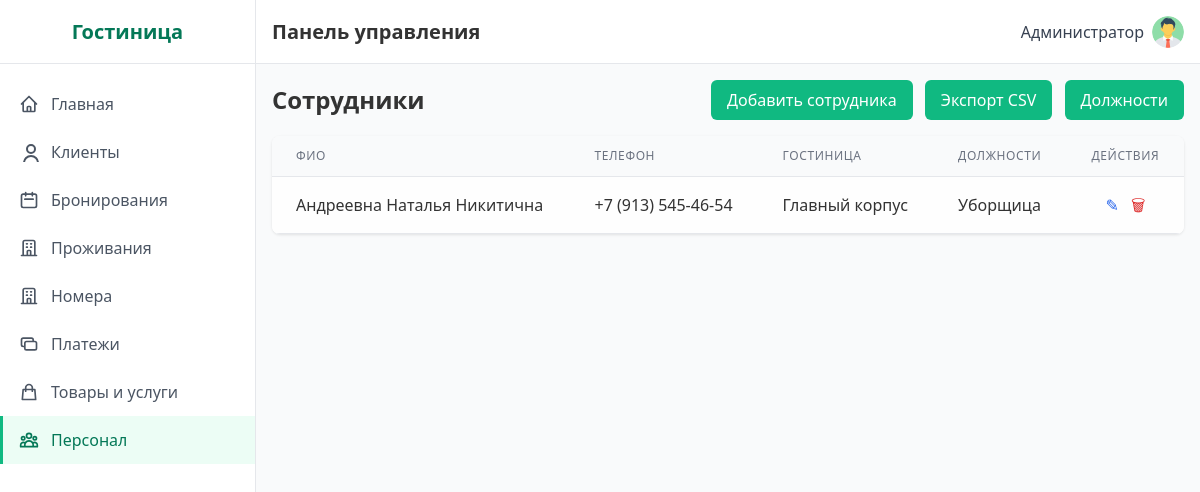
The app's page /staff/employees/ (signed in) with its own data.
### hotel/models.py (models this page shows, shortened)
class Employee(models.Model):
    first_name = models.CharField('Имя', max_length=100)
    last_name = models.CharField('Фамилия', max_length=100)
    middle_name = models.CharField('Отчество', max_length=100)
    phone = models.CharField('Телефон', max_length=20, unique=True)
    building = models.ForeignKey(Building, on_delete=models.CASCADE, verbose_name='Гостиница', related_name='employees')
    positions = models.ManyToManyField(Position, through='EmployeePositions', verbose_name='Должности', related_name='employees')
    class Meta:
        verbose_name = 'Сотрудник'
        verbose_name_plural = 'Сотрудники'
    def get_full_name(self):
        return f"{self.last_name} {self.first_name} {self.middle_name}"

class Building(models.Model):
    name = models.CharField('Название гостиницы', max_length=200)
    description = models.TextField('Описание здания')
    capacity = models.IntegerField('Количество мест')
    address = models.ForeignKey(Address, on_delete=models.CASCADE, verbose_name='Адрес', related_name='buildings')
    products = models.ManyToManyField(Product, through='BuildingProducts', verbose_name='Товары')
    services = models.ManyToManyField(Service, through='BuildingServices', verbose_name='Услуги')
    class Meta:
        verbose_name = 'Гостиница'
        verbose_name_plural = 'Гостиницы'

class Position(models.Model):
    name = models.CharField('Название должности', max_length=100)
    class Meta:
        verbose_name = 'Должность'
        verbose_name_plural = 'Должности'
    def __str__(self):
        return self.name

### hotel/views.py (the view)
# urls.py: path('staff/employees/', views.EmployeeListView.as_view(), name='employee_list'),
class EmployeeListView(ProtectedView, ListView):
    model = Employee
    template_name = 'hotel/employee_list.html'
    paginate_by = 20
    def get_queryset(self):
        queryset = super().get_queryset()
        position_id = self.request.GET.get('position')
        if position_id:
            queryset = queryset.filter(positions__id=position_id)
        return queryset

### templates/hotel/employee_list.html (shortened to what this page needs)
{% extends 'base.html' %}
{% block content %}
<div class="mb-8">
  <div class="flex justify-between items-center mb-4">
    <h2 class="text-2xl font-semibold">Сотрудники</h2>
    <div class="space-x-2">
      <a href="{% url 'employee_add' %}" class="btn-primary">Добавить сотрудника</a>
      <a href="{% url 'employee_export' %}" class="btn-primary">Экспорт CSV</a>
      <a href="{% url 'position_list' %}" class="btn-primary">Должности</a>
    </div>
  </div>
  <div class="bg-white rounded-lg shadow overflow-hidden">
    <table class="min-w-full divide-y divide-gray-200">
      <thead class="bg-gray-50">
        <tr>
          <th class="px-6 py-3 text-left text-xs font-medium text-gray-500 uppercase tracking-wider">ФИО</th>
          <th class="px-6 py-3 text-left text-xs font-medium text-gray-500 uppercase tracking-wider">Телефон</th>
          <th class="px-6 py-3 text-left text-xs font-medium text-gray-500 uppercase tracking-wider">Гостиница</th>
          <th class="px-6 py-3 text-left text-xs font-medium text-gray-500 uppercase tracking-wider">Должности</th>
          <th class="px-6 py-3 text-center text-xs font-medium text-gray-500 uppercase tracking-wider">Действия</th>
        </tr>
      </thead>
      <tbody class="bg-white divide-y divide-gray-200">
        {% for emp in object_list %}
        <tr>
          <td class="px-6 py-4 whitespace-nowrap">{{ emp.get_full_name }}</td>
          <td class="px-6 py-4 whitespace-nowrap">{{ emp.phone }}</td>
          <td class="px-6 py-4 whitespace-nowrap">{{ emp.building.name }}</td>
          <td class="px-6 py-4 whitespace-nowrap">{{ emp.positions.all|join:", " }}</td>
          <td class="px-6 py-4 whitespace-nowrap text-center space-x-2">
            <a href="{% url 'employee_edit' emp.pk %}" class="text-blue-600 hover:underline">✎</a>
            <a href="{% url 'employee_delete' emp.pk %}" class="text-red-600 hover:underline">🗑</a>
          </td>
        </tr>
        {% empty %}
        <tr>
          <td colspan="5" class="px-6 py-4 text-center text-gray-500">Нет сотрудников</td>
        </tr>
        {% endfor %}
      </tbody>
    </table>
  </div>
</div>
{% endblock %}

### templates/base.html (shortened to what this page needs)
{% load static %}
<!DOCTYPE html>
<html lang="ru">
<head>
  <link href="https://cdnjs.cloudflare.com/ajax/libs/tailwindcss/2.2.19/tailwind.min.css" rel="stylesheet">
  <link href="{% static 'css/style.css' %}" rel="stylesheet">
</head>
<body class="flex h-screen bg-gray-50">
  {% if request.user.is_authenticated %}
<div class="sidebar w-64 flex-shrink-0 hidden md:block" id="sidebar">
  <div class="sidebar-brand flex items-center justify-center h-16 border-b border-gray-200">
    <h2 class="text-xl font-semibold text-green-700">Гостиница</h2>
  </div>
  <div class="py-4">
    <a href="{% url 'dashboard' %}"
       class="sidebar-link {% if request.resolver_match.url_name == 'dashboard' %}active{% endif %}">
      <span class="flex items-center">
        <svg class="w-5 h-5 mr-3" fill="none" stroke="currentColor" viewBox="0 0 24 24">
          <path stroke-linecap="round" stroke-linejoin="round" stroke-width="2"
                d="M3 12l2-2m0 0l7-7 7 7M5 10v10a1 1 0 001 1h3m10-11l2 2m-2-2v10a1 1 0
                   01-1 1h-3m-6 0a1 1 0 001-1v-4a1 1 0 011-1h2a1 1 0 011 1v4a1 1 0
                   001 1m-6 0h6"/>
        </svg>
        Главная
      </span>
    </a>
    <a href="{% url 'client_list' %}"
       class="sidebar-link {% if request.resolver_match.url_name == 'client_list' %}active{% endif %}">
      <span class="flex items-center">
        <svg class="w-5 h-5 mr-3" fill="none" stroke="currentColor" viewBox="0 0 24 24 desalination">
          <path stroke-linecap="round" stroke-linejoin="round" stroke-width="2"
                d="M16 7a4 4 0 11-8 0 4 4 0 018 0zM12 14a7 7 0
                   00-7 7h14a7 7 0 00-7-7z"/>
        </svg>
        Клиенты
      </span>
    </a>
    <a href="{% url 'booking_list' %}"
       class="sidebar-link {% if request.resolver_match.url_name == 'booking_list' %}active{% endif %}">
      <span class="flex items-center">
        <svg class="w-5 h-5 mr-3" fill="none" stroke="currentColor" viewBox="0 0 24 24">
          <path stroke-linecap="round" stroke-linejoin="round" stroke-width="2"
                d="M8 7V3m8 4V3m-9 8h10M5 21h14a2
                   2 0 002-2V7a2 2 0 00-2-2H5a2 2 0
                   00-2 2v12a2 2 0 002 2z"/>
        </svg>
        Бронирования
      </span>
    </a>
    <a href="{% url 'accommodation_list' %}"
       class="sidebar-link {% if request.resolver_match.url_name == 'accommodation_list' %}active{% endif %}">
      <span class="flex items-center">
        <svg class="w-5 h-5 mr-3" fill="none" stroke="currentColor" viewBox="0 0 24 24">
          <path stroke-linecap="round" stroke-linejoin="round" stroke-width="2"
                d="M19 21V5a2 2 0 00-2-2H7a2 2 0
                   00-2 2v16m14 0h2m-2 0h-5m-9 0H3m2
                   0h5M9 7h1m-1 4h1m4-4h1m-1
                   4h1m-5 10v-5a1 1 0 011-1h2a1
                   1 0 011 1v5m-4 0h4"/>
        </svg>
        Проживания
      </span>
    </a>
    <a href="{% url 'room_list' %}"
       class="sidebar-link {% if request.resolver_match.url_name == 'room_list' %}active{% endif %}">
      <span class="flex items-center">
        <svg class="w-5 h-5 mr-3" fill="none" stroke="currentColor" viewBox="0 0 24 24">
          <path stroke-linecap="round" stroke-linejoin="round" stroke-width="2"
                d="M19 21V5a2 2 0 00-2-2H7a2 2 0
                   00-2 2v16m14 0h2m-2 0h-5m-9 0H3m2
                   0h5M9 7h1m-1 4h1m4-4h1m-1
                   4h1m-5 10v-5a1 1 0 011-1h2a1
                   1 0 011 1v5m-4 0h4"/>
        </svg>
        Номера
      </span>
    </a>
    <a href="{% url 'payment_list' %}"
       class="sidebar-link {% if request.resolver_match.url_name == 'payment_list' %}active{% endif %}">
      <span class="flex items-center">
        <svg class="w-5 h-5 mr-3" fill="none" stroke="currentColor" viewBox="0 0 24 24">
          <path stroke-linecap="round" stroke-linejoin="round" stroke-width="2"
                d="M17 9V7a2 2 0 00-2-2H5a2
                   2 0 00-2 2v6a2 2 0 002 2h2m2
                   4h10a2 2 0 002-2v-6a2 2 0
                   00-2-2H9a2 2 0 00-2 2v6a2
                   2 0 002 2z"/>
        </svg>
        Платежи
      </span>
    </a>
    <a href="{% url 'inventory_orders' %}"
       class="sidebar-link {% if request.resolver_match.url_name == 'inventory_orders' %}active{% endif %}">
      <span class="flex items-center">
        <svg class="w-5 h-5 mr-3" fill="none" stroke="currentColor" viewBox="0 0 24 24">
          <path stroke-linecap="round" stroke-linejoin="round" stroke-width="2"
                d="M16 11V7a4 4 0 00-8 0v4M5
                   9h14l1 12H4L5 9z"/>
        </svg>
        Товары и услуги
      </span>
    </a>
    <a href="{% url 'employee_list' %}"
       class="sidebar-link {% if request.resolver_match.url_name == 'employee_list' %}active{% endif %}">
      <span class="flex items-center">
        Персонал
      </span>
    </a>
  </div>
</div>
{% endif %}
    <div class="flex-1 flex flex-col overflow-hidden">
        <header class="header flex items-center justify-between h-16 px-4 border-b border-gray-200">
            <div class="flex items-center">
                <h1 class="text-xl font-semibold">Панель управления</h1>
            </div>
            <div class="flex items-center space-x-4">
{% if request.user.is_authenticated %}
<div class="relative inline-block text-left">
  <button id="userMenuButton"
          class="flex items-center space-x-2 focus:outline-none">
    <span class="text-gray-700">
      {{ request.user.get_full_name|default:request.user.username }}
    </span>
    <img src="{{ request.user.profile.avatar_url|default:'/static/images/default-avatar.png' }}"
         alt="Аватар"
         class="w-8 h-8 rounded-full object-cover">
  </button>
</div>
{% endif %}
</div>
        </header>
        <main class="flex-1 overflow-y-auto p-4 bg-gray-50">
            {% block content %}{% endblock %}
        </main>
    </div>
</body>
</html>

### static/css/style.css (style rules this page uses)
:root { --primary-green: #10b981; --dark-green: #047857; --light-green: #a7f3d0; --bg-green: #ecfdf5; --border-gray: #e5e7eb; }
body { font-family: 'Segoe UI', Tahoma, Geneva, Verdana, sans-serif; background-color: var(--bg-green); color: #333; }
.sidebar { background-color: white; border-right: 1px solid var(--border-gray); }
.sidebar > div:first-child { border-bottom: 1px solid var(--border-gray); }
.sidebar-link { display: block; padding: 0.75rem 1rem; color: #4b5563; border-left: 3px solid transparent; transition: background-color .2s, border-color .2s; }
.sidebar-link:hover, .sidebar-link.active { background-color: var(--bg-green); color: var(--dark-green); border-left-color: var(--primary-green); }
.sidebar .sidebar-brand { width: 100%; border-bottom: 1px solid var(--border-gray); }
.header { background-color: white; border-bottom: 1px solid var(--border-gray); box-shadow: 0 1px 3px rgba(0,0,0,0.05); }
.btn-primary { background-color: var(--primary-green); color: white; padding: 0.5rem 1rem; border-radius: 0.375rem; font-weight: 500; transition: background-color .2s; display: inline-block; text-decoration: none; }
table { width: 100%; border-collapse: collapse; }
table th, table td { padding: 0.75rem; }
table thead { background-color: #f9fafb; }
table tbody tr:nth-child(odd) { background-color: #fefefe; }
table th { text-align: left; font-size: 0.75rem; text-transform: uppercase; color: #6b7280; border-bottom: 1px solid var(--border-gray); }
table td { border-bottom: 1px solid var(--border-gray); }
.text-center { text-align: center !important; }
.mb-4 { margin-bottom: 1rem !important; }
.shadow { box-shadow: 0 1px 3px rgba(0,0,0,0.1) !important; }

### records on screen
Employee: get_full_name "Андреевна Наталья Никитична", phone "+7 (913) 545-46-54", building.name "Главный корпус", positions.all "Уборщица"

### other values on screen
{{ request.user.get_full_name|default:request.user.username }} "Администратор"
